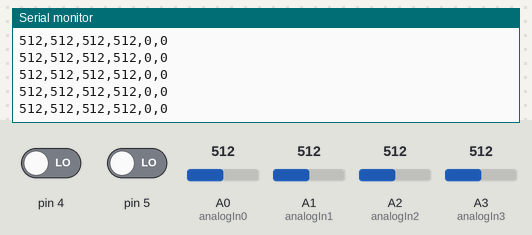
The sketch below on a simulated Arduino Uno, built with avr-gcc and run on an emulated ATmega328P. Parts: the last lines printed to the serial monitor. The test bench sets the inputs (shaded band); at power-on: A0 (analogIn0) = 512, A1 (analogIn1) = 512, A2 (analogIn2) = 512, A3 (analogIn3) = 512, pin 4 LOW, pin 5 LOW.

Above: at 1.2 s.
1.3 s: A0 (analogIn0) set to 716
At 1.9 s:
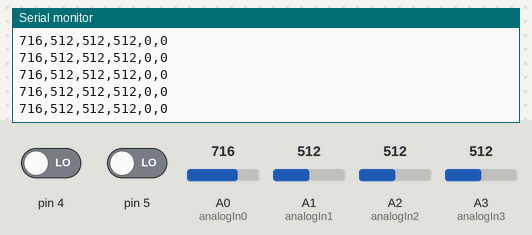
4.3 s: A1 (analogIn1) set to 716
At 5.1 s:
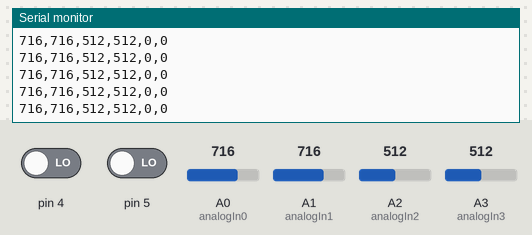
5.8 s: A2 (analogIn2) set to 716
At 6.4 s:
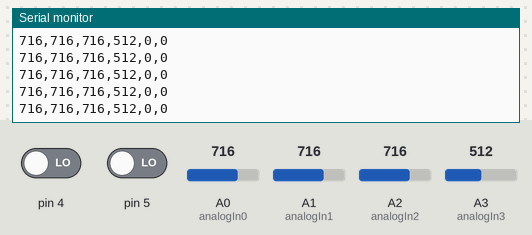
7.3 s: A3 (analogIn3) set to 716
At 8.2 s:
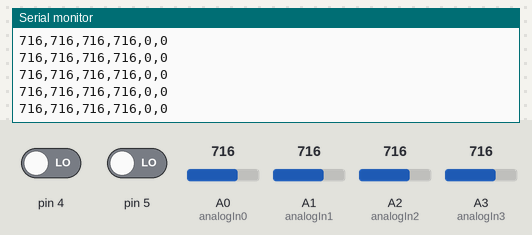
8.8 s: pin 4 driven HIGH
At 9.9 s:
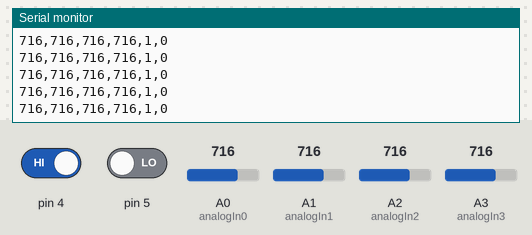
10.3 s: pin 5 driven HIGH
At 10.9 s:
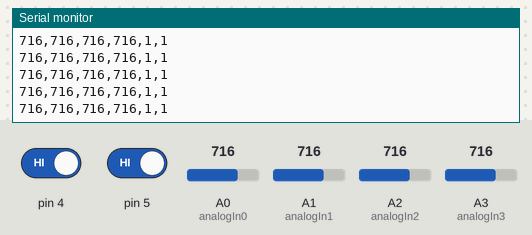

Measured:
- after the input at 1.3 s, the serial monitor: prints a new line at once (image 1)
- after the input at 4.3 s, the serial monitor: prints a new line at once (image 2)
- after the input at 5.8 s, the serial monitor: prints a new line at once (image 3)
- after the input at 7.3 s, the serial monitor: prints a new line at once (image 4)
- after the input at 8.8 s, the serial monitor: prints a new line at once (image 5)
- after the input at 10.3 s, the serial monitor: prints a new line at once (image 6)

The sketch:

InputManager.ino
```cpp
const int analogIn0 = A0;
const int analogIn1 = A1;
const int analogIn2 = A2;
const int analogIn3 = A3;
//const int digitalIn4 = D4;
//const int digitalIn5 = D5;

int sen0Val = 0;
int sen1Val = 0;
int sen2Val = 0;
int sen3Val = 0;
int sen4Val = 0;
int sen5Val = 0;

void setup() {
  Serial.begin(9600);
}

void loop() {
  Serial.flush();
  sen0Val=analogRead(analogIn0);
  sen1Val=analogRead(analogIn1);
  sen2Val=analogRead(analogIn2);
  sen3Val=analogRead(analogIn3);
  sen4Val=digitalRead(4);
  sen5Val=digitalRead(5);

  //Serial.print("Sensor 0 = ");
  Serial.print(sen0Val);
  Serial.print(",");
  //Serial.print("Sensor 1 = ");
  Serial.print(sen1Val);
  Serial.print(",");
  //Serial.print("Sensor 2 = ");
  Serial.print(sen2Val);
  Serial.print(",");
  //Serial.print("Sensor 3 = ");
  Serial.print(sen3Val);
  Serial.print(",");
  //Serial.print("Sensor 4 = ");
  Serial.print(sen4Val);
  Serial.print(",");
  //Serial.print("Sensor 5 = ");
  Serial.print(sen5Val);
  /*
  if(sen4Val>sen5Val){
    Serial.println("Left");
  }
  if(sen5Val>sen4Val){
    Serial.println("Right");
  }
  if(sen0Val>150){
    Serial.println("Shoot");
  }
  if(sen1Val>130){
    Serial.println("Up");
  }
  */
  Serial.println();

  delay(30);

}
```
